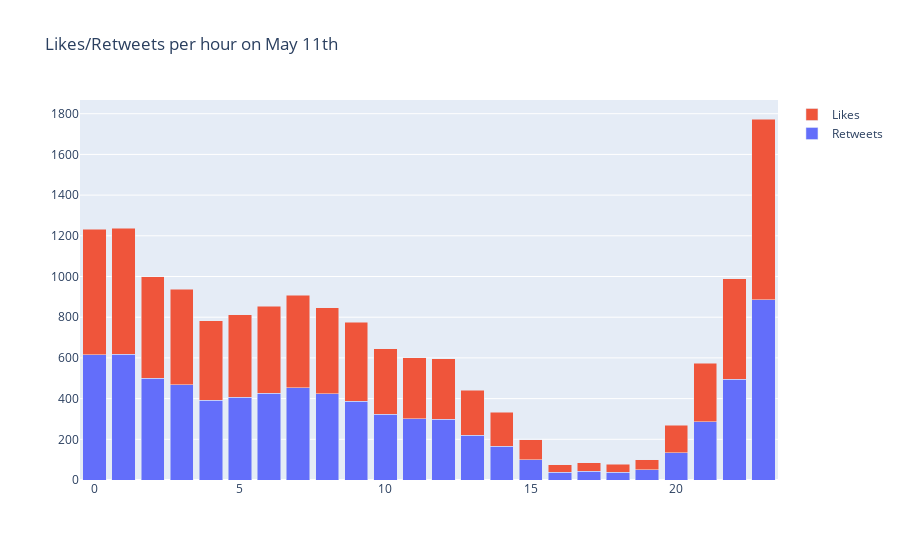

Source (notebook cell):
### Code cell
#i picked this day since it was the "FULL DAY" with  the highest retweet count
#this section shows which hours UTC have the highest mean retweet count
#we can see that it is at 1 AM UTC which is between  9 AM and 11 AM in Australia depending on Time Zone. (NO DST)
#11AM based on the time in Sydney
#NOTE WE MIGHT WANT TO NORMALIZE THIS
df.query('created_at >= "May 11 00:00:00 2019" & created_at <= "May 11 23:59:59 2019"').set_index('created_at').groupby(pd.Grouper(freq='H')).mean()

strs = [pd.to_datetime(i).strftime("%H") for i in groups.index.values]
fig = go.Figure(data = [
    go.Bar(
        name='Retweets',
        x= strs, # assign x as the dataframe column 'x'
        y=groups['retweet_count']
    ),
    go.Bar(
        name='Likes',
        x=strs, # assign x as the dataframe column 'x'
        y=groups['favorite_count']
    )
])
fig.update_layout(barmode='stack', title="Likes/Retweets per hour on May 11th")
fig.show()

### Figure 1 — Plotly figure (JSON) as saved in the notebook; plotly's stock layout.template omitted (floating-point values rounded to 4 significant figures)
{"data": [{"name": "Retweets", "type": "bar", "x": ["00", "01", "02", "03", "04", "05", "06", "07", "08", "09", "10", "11", "12", "13", "14", "15", "16", "17", "18", "19", "20", "21", "22", "23"], "y": [616, 618, 499, 469, 391, 406, 427, 454, 423, 388, 322, 301, 298, 221, 167, 99, 38, 43, 39, 50, 134, 287, 495, 887]}, {"name": "Likes", "type": "bar", "x": ["00", "01", "02", "03", "04", "05", "06", "07", "08", "09", "10", "11", "12", "13", "14", "15", "16", "17", "18", "19", "20", "21", "22", "23"], "y": [616, 618, 499, 469, 391, 406, 427, 454, 423, 388, 322, 301, 298, 221, 167, 99, 38, 43, 39, 50, 134, 287, 495, 887]}], "layout": {"barmode": "stack", "title": {"text": "Likes/Retweets per hour on May 11th"}}}
